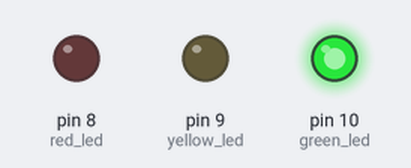
This sketch was run on a simulated Arduino Uno, built with avr-gcc and run on an emulated ATmega328P. Shown: output pins drawn as LEDs (lit = HIGH).

Above: at 2.0 s.
At 5.0 s:
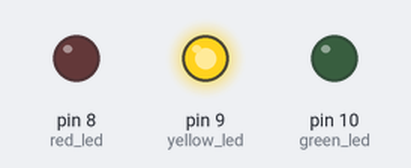
At 8.0 s:
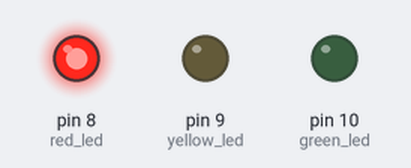
Timing chart, 0 to 13.0 s (numbered marks = the images above):
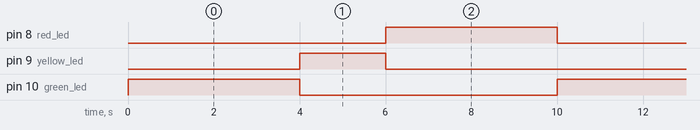

Measured:
- by itself, pin 8 (red_led), pin 10 (green_led): alternates HIGH for 4.0 s and LOW for 6.0 s
- by itself, pin 9 (yellow_led): alternates HIGH for 2.0 s and LOW for 8.0 s
- by itself, everything shown: repeats every 10.0 s, in 4 steps

The sketch:

7_-_Traffic_Lights.ino
```cpp
int green_led = 10;
int yellow_led = 9;
int red_led = 8;

void setup() {
  pinMode(green_led,OUTPUT);
  pinMode(yellow_led,OUTPUT);
  pinMode(red_led,OUTPUT);
}

void loop() {

  digitalWrite(green_led,HIGH);
  delay(4000);
  digitalWrite(green_led,LOW);


  digitalWrite(yellow_led,HIGH);
  delay(2000);
  digitalWrite(yellow_led,LOW);


  digitalWrite(red_led,HIGH);
  delay(4000);
  digitalWrite(red_led,LOW);
}
```
